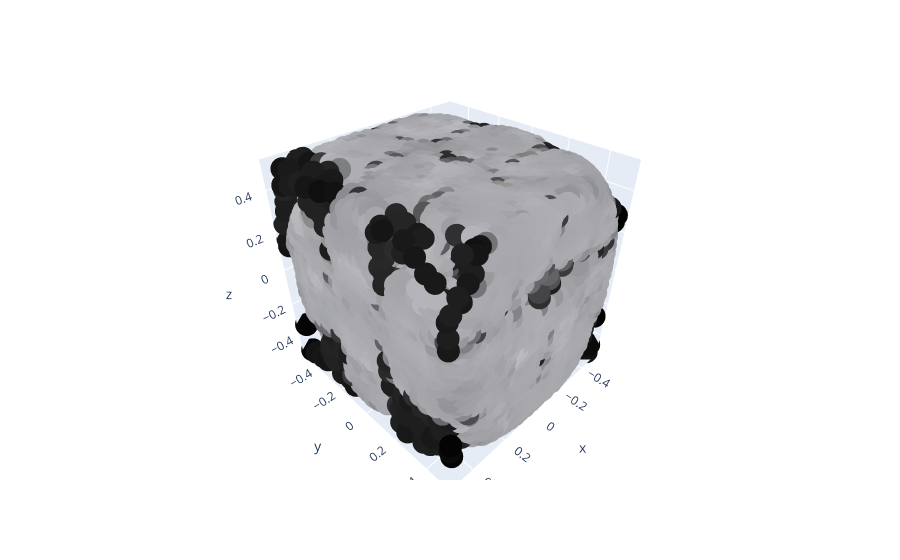

Source (notebook cell):
### Code cell
# Load an image to condition on
img_path = "/local/home/gmarsich/Desktop/Thesis/0Code_playground/pointClouds/backpack.jpg" # Fill in your image path
img = Image.open(img_path)

# Produce a sample from the model (this takes around 3 minutes on base300M)
samples = None
for x in tqdm(
    sampler.sample_batch_progressive(batch_size=1, model_kwargs=dict(images=[img]))
):
    samples = x
pc = sampler.output_to_point_clouds(samples)[0]


import plotly.express as px

def rgb_to_hex(r: float, g: float, b: float) -> str:
    """Map a [0, 1] RGB to a [0, 255] RGB hex string"""
    return ("#{:02x}{:02x}{:02x}").format(int(r * 255), int(g * 255), int(b * 255))

x, y, z = pc.coords[:, 0], pc.coords[:, 1], pc.coords[:, 2]
colors = [
    rgb_to_hex(r, g, b)
    for r, g, b in zip(pc.channels["R"], pc.channels["G"], pc.channels["B"])
]  # Create a category per color
color_map = {hex: hex for hex in colors}  # Map a color to a category
fig = px.scatter_3d(x=x, y=y, z=z, color=colors, color_discrete_map=color_map)
fig.update_traces(showlegend=False)
fig.show()
